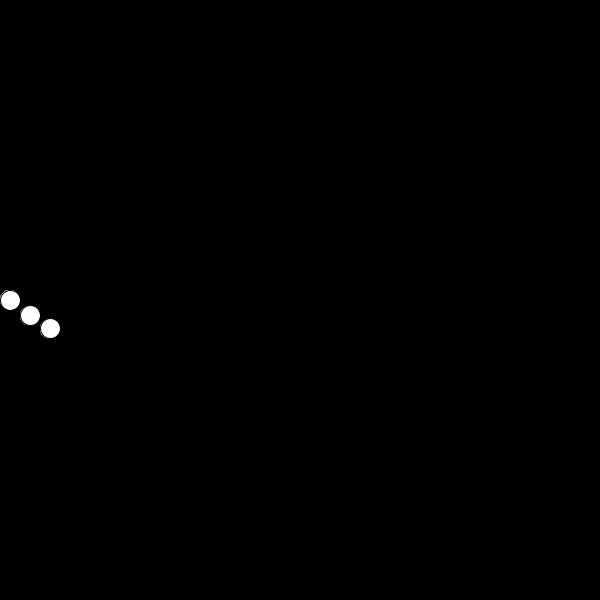
Frame 1 (no input)
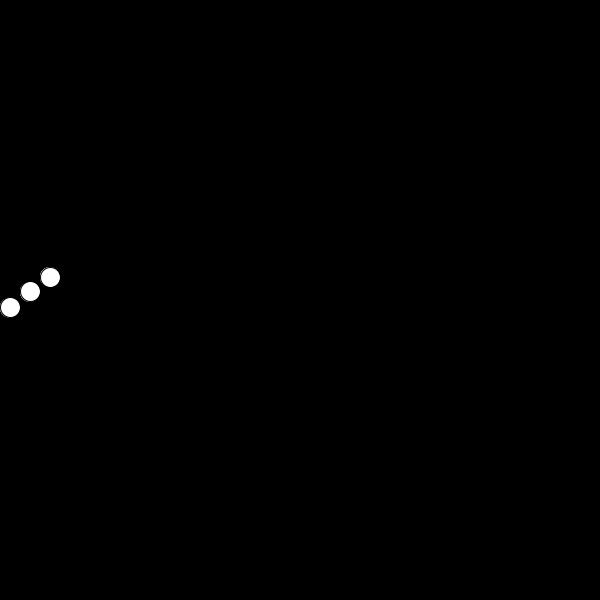
Frame 60 (the mouse pressed at the canvas centre just before this capture)
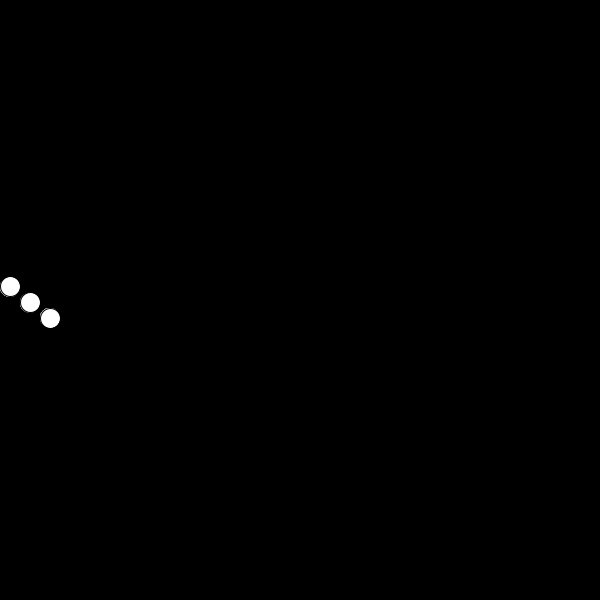
Frame 120 (the mouse held since frame 60 and released just before this capture)

The Processing sketch that drew these frames (run headless with seeded random() and noise(); from frame 60 on, the mouse is pressed at the canvas centre):

// Processing sketch: sketch_3
// ── sketch_3.pde
/* 
 the program below draws three circles whose oscillation 
 is slightly off from one another. 
 
 instead of drawing the circles one by one, create a loop 
 that will draw 30 circles to the canvas to create the 
 wave pattern as shown in the example gif. use the iteration
 variable (e.g. 'i') from your loop to adjust the beginning 
 angle of each circle and space them out over the x-axis. 
 finally, adjust the amplitude so that the wave goes from 
 the top of the canvas to the bottom.
 */

float angle = 0.0;
float offset;
float amplitude = 40;
float speed = 0.05;

void setup() {
  size(600, 600);
  offset = height/2;
}

void draw() {
  background(0);

    float y1 = offset + sin(angle) * amplitude;
    float y2 = offset + sin(angle + 0.4) * amplitude;
    float y3 = offset + sin(angle + 0.8) * amplitude;

  for (int i=0; i<30; i++) {
   
    ellipse(10, y1, 20, 20);
    ellipse(30, y2, 20, 20);
    ellipse(50, y3, 20, 20);
  }
  angle += speed;
}
